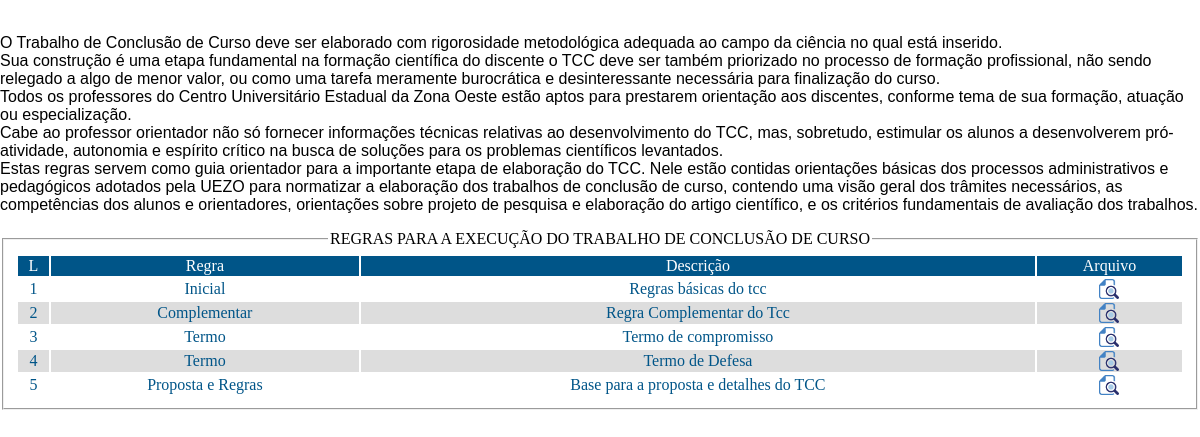
The app's page /regras/regras.php with its own data.
### tables this page shows
CREATE TABLE IF NOT EXISTS `regras` (
  `id_regra` int(11) NOT NULL AUTO_INCREMENT,
  `regra` varchar(25) NOT NULL,
  `descricao` varchar(500) NOT NULL,
  `caminho_arquivo` varchar(500) NOT NULL,
  PRIMARY KEY (`id_regra`)
);

### regras/regras.php (the view, shortened to what this page needs)
<html xmlns="http://www.w3.org/1999/xhtml" lang="pt-br" xml:lang="pt-br">
<?php
	$sql_regras = "select id_regra,regra,descricao,caminho_arquivo from regras order by id_regra, regra";
	$rs_regras = mysql_query($sql_regras);
	?>
		<head>
			<link rel="stylesheet" type="text/css" href="../css/estilos.css">
		</head>
		<div width="400" height="50"><br/>
				<p>O Trabalho de Conclusão de Curso deve ser elaborado com rigorosidade metodológica adequada ao campo da ciência no qual está inserido.
				<br/>Sua construção é uma etapa fundamental na formação científica do discente o TCC deve ser também priorizado no processo de formação profissional,
				não sendo relegado a algo de menor valor, ou como uma tarefa meramente burocrática e desinteressante necessária para finalização do curso.
				<br/>Todos os professores do Centro Universitário Estadual da Zona Oeste estão aptos para prestarem orientação aos discentes, conforme tema de sua formação, atuação ou especialização.
				<br/>Cabe ao professor orientador não só fornecer informações técnicas relativas ao desenvolvimento do TCC, mas, sobretudo, estimular os alunos a desenvolverem pró-atividade,
				autonomia e espírito crítico na busca de soluções para os problemas científicos levantados.
				<br/>Estas regras servem como guia orientador para a importante etapa de elaboração do TCC. Nele estão contidas orientações básicas dos processos administrativos
				e pedagógicos adotados pela UEZO para normatizar a elaboração dos trabalhos de conclusão de curso, contendo uma visão geral dos trâmites necessários,
				as competências dos alunos e orientadores, orientações sobre projeto de pesquisa e elaboração do artigo científico,
				e os critérios fundamentais de avaliação dos trabalhos.</p>
			<form method="post" action="lista_arquivos.php?pesquisa=true" enctype="multipart/form-data" width="50">
			<fieldset >
				<legend align='center'>REGRAS PARA A EXECUÇÃO DO TRABALHO DE CONCLUSÃO DE CURSO</legend>
						<?php
							if (mysql_affected_rows()==0){
								echo "<table width='100%'>
									<tr>
										<td align='center' colspan='10' bgcolor='#dddddd'>N&#227;o existem resultados para a pesquisa</td>
									</tr>
									</table>";
							}
							else
							{
								echo("
								<table width='100%'>
									<tr bgcolor='#005588' style='color:white; font-family:Cambria;'>
										<td align='center'>L</td>
										<td align='center'>Regra</td>
										<td align='center'>Descrição</td>
										<td align='center'>Arquivo</td>");
								echo("
									</tr>
								");
								$linha=0;
								while ($linha_regras=mysql_fetch_array($rs_regras)) {
									$regra=$linha_regras['regra'];
									$descricao=$linha_regras['descricao'];
									$caminho_arquivo=$linha_regras['caminho_arquivo'];
									if ($linha%2==0){
										$cor="#ffffff";
										}
									else{
										$cor="#dddddd";
									}
									$linha = $linha+1;
									echo("
										<tr bgcolor='$cor' style='color:#005588; font-family:Cambria;'>
											<td align='center'>$linha</td>
											<td align='center'>$regra</td>
											<td align='center'>$descricao</td>
											<td align='center'><a href='$caminho_arquivo' target=”new”><img src='../img/view.png' width='20' height='20'></a></td>
										");
									echo("</tr>
									");
								}
							}
						?>
					</table>
				</fieldset>
			</form>
		</div>
</html>

### css/estilos.css (style rules this page uses)
p { font-family:Arial, Helvetica, sans-serif; }

### records on screen
regras: regra "Inicial", descricao "Regras básicas do tcc"
regras: regra "Complementar", descricao "Regra Complementar do Tcc"
regras: regra "Termo", descricao "Termo de compromisso"
regras: regra "Termo", descricao "Termo de Defesa"
regras: regra "Proposta e Regras", descricao "Base para a proposta e detalhes do TCC"
